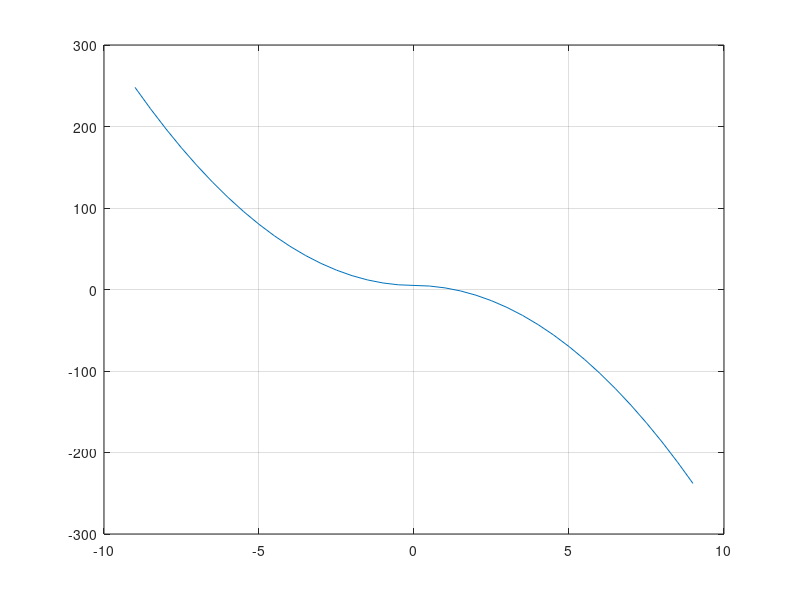

Reproduce this figure in MATLAB.
clc
n=1;
for ii=-9:0.5:9
    t(n)=ii;
    if(ii>=0)
        z(n)=-3*ii^2+5;
        n=n+1;
    elseif(ii<0)
        z(n)=3*ii^2+5;
        n=n+1;
    end
end
figure;plot(t,z);grid on